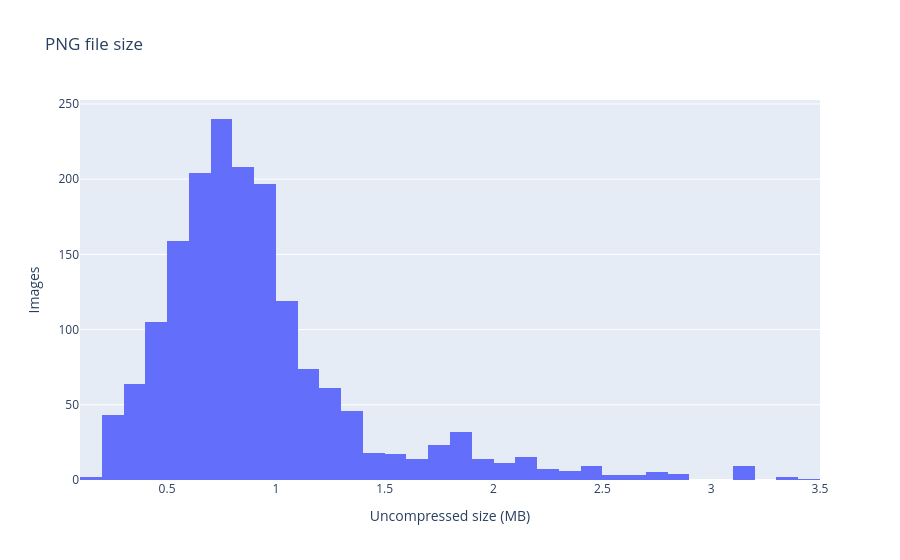

The code cell stored with this chart in its notebook:
### Code cell
px.histogram(
    sizes,
    x="megabytes",
    nbins=60,
    labels={"megabytes": "Uncompressed size (MB)"},
    title="PNG file size",
).update_yaxes(title_text="Images")

### Figure 1 — Plotly figure (JSON) as saved in the notebook; plotly's stock layout.template omitted (floating-point values rounded to 4 significant figures; data arrays with more than 128 entries replaced by an {"elided": "..."} marker saying what was removed)
{"data": [{"bingroup": "x", "hovertemplate": "Uncompressed size (MB)=%{x}<br>count=%{y}<extra></extra>", "legendgroup": "", "marker": {"color": "#636efa", "pattern": {"shape": ""}}, "name": "", "nbinsx": 60, "orientation": "v", "showlegend": false, "type": "histogram", "x": {"elided": "1715 float values"}, "xaxis": "x", "yaxis": "y"}], "layout": {"barmode": "relative", "legend": {"tracegroupgap": 0}, "title": {"text": "PNG file size"}, "xaxis": {"anchor": "y", "domain": [0, 1], "title": {"text": "Uncompressed size (MB)"}}, "yaxis": {"anchor": "x", "domain": [0, 1], "title": {"text": "Images"}}}}
